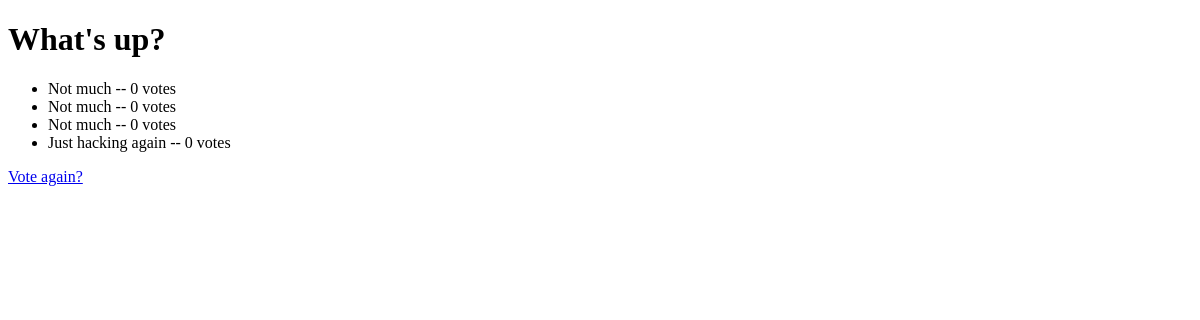
/polls/4/results/, run on an earlier commit of the app's database.
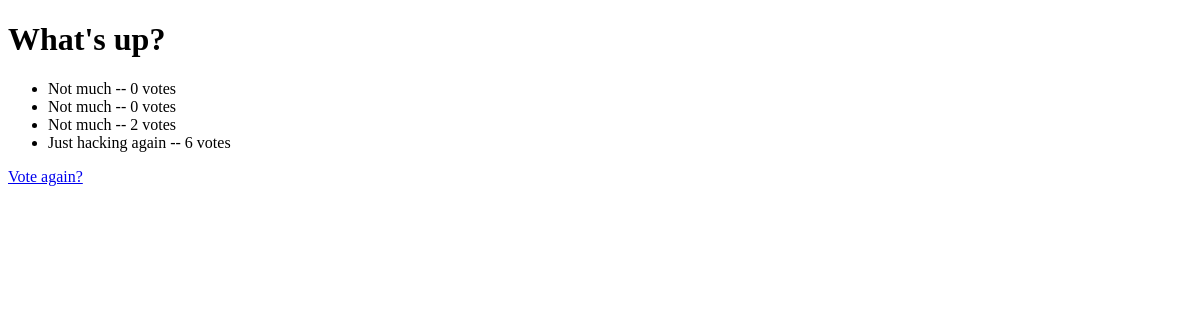
And on a later commit of the database.
### polls/models.py (models this page shows, shortened)
class Choice(models.Model):
    question = models.ForeignKey(Question, on_delete=models.CASCADE)
    choice_text = models.CharField(max_length=200)
    votes = models.IntegerField(default=0)

### polls/views.py (the view)
# urls.py: path('<int:pk>/results/', views.ResultsView.as_view(), name='results'),
class ResultsView(generic.DetailView):
    model = Question
    template_name = 'polls/results.html'

### polls/templates/polls/results.html (shortened to what this page needs)
<!DOCTYPE html>
<html lang="en">
<head>
</head>
<body>
<h1>{{ question.question_text }}</h1>
<ul>
{% for choice in question.choice_set.all %}
    <li>{{ choice.choice_text }} -- {{ choice.votes }} vote{{ choice.votes|pluralize }}</li>
{% endfor %}
</ul>
<a href="{% url 'polls:detail' question.id %}">Vote again?</a>
</body>
</html>

What changed in the data, as far as the page shows it:
changed Choice (number 3 of 4 on the later page): votes "0" → "2"
changed Choice "Just hacking again": votes "0" → "6"
